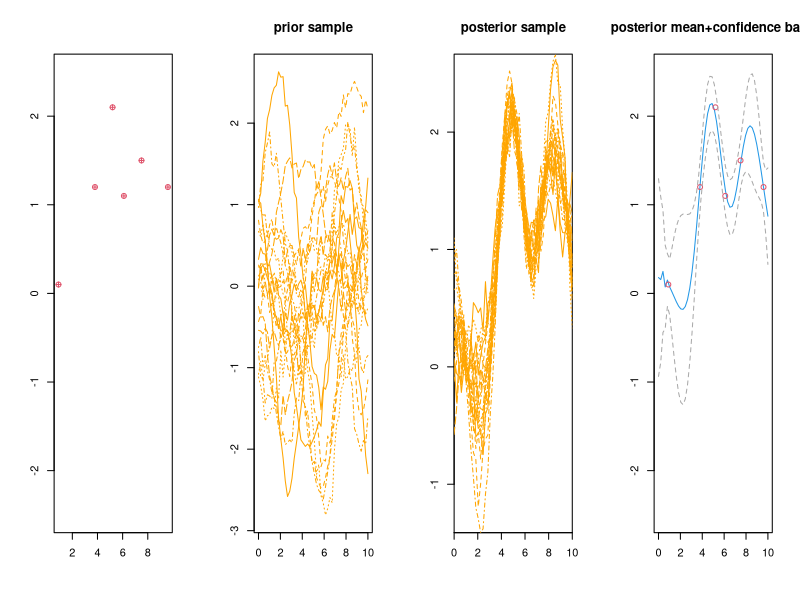
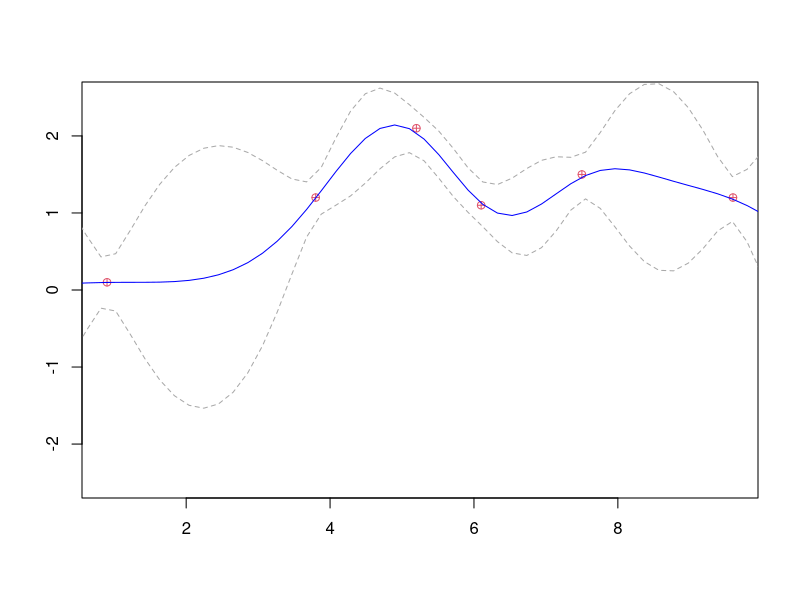
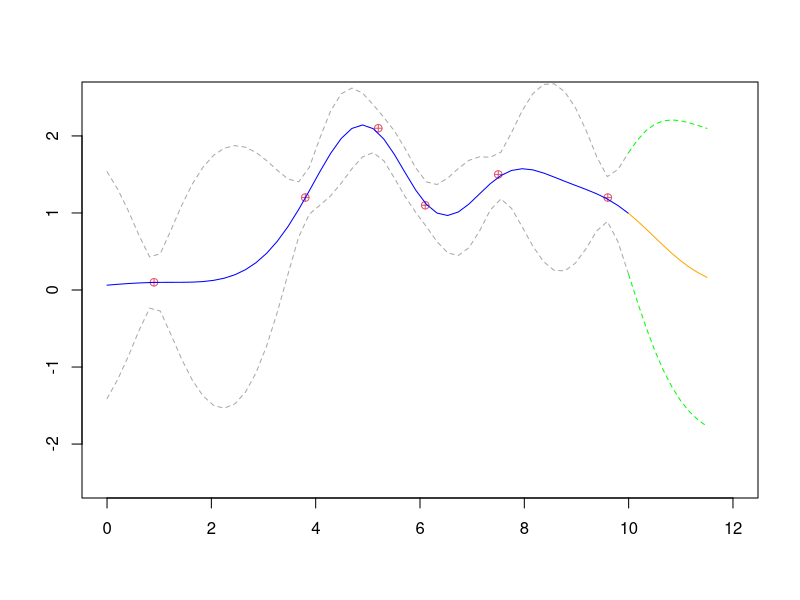
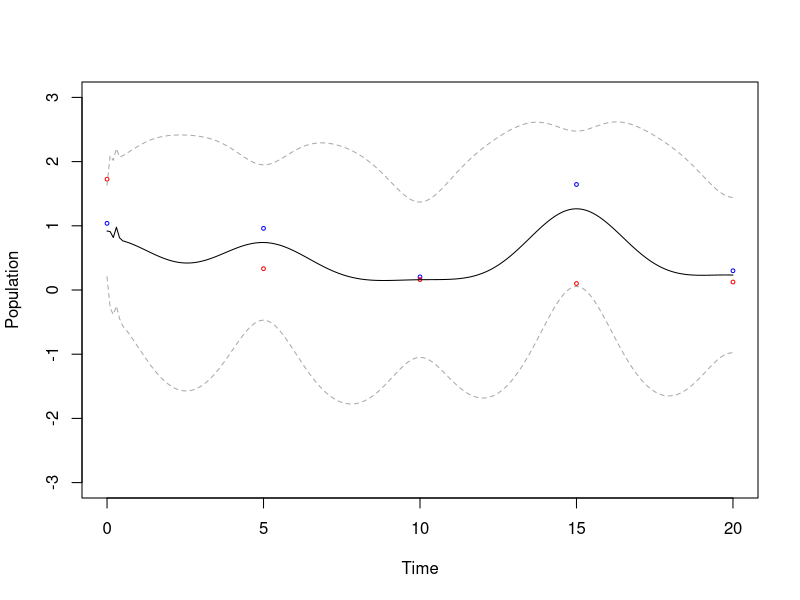
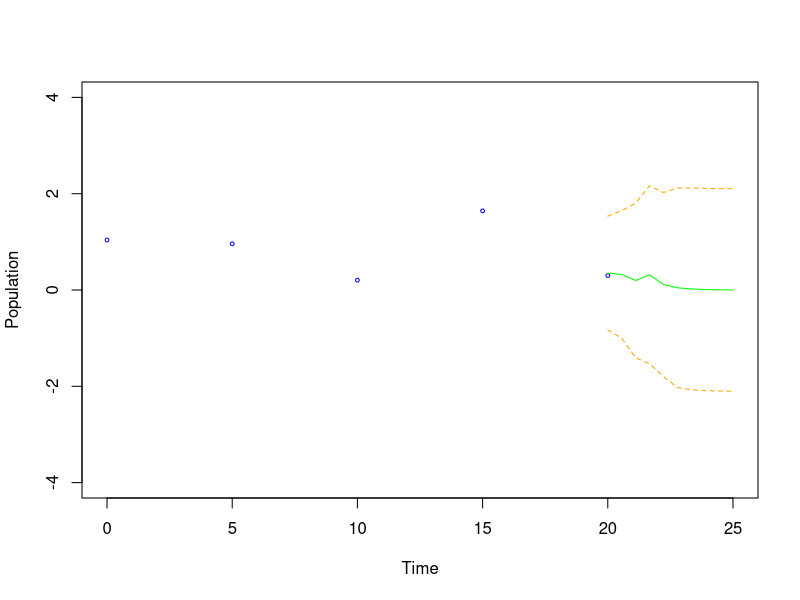

Recreate these plots in R, in order.
#### Snippet from notes ####
library(mvtnorm) #R package for simulating multivariate Gaussians
calcSigma <- function(X1,X2,theta) { # Function takes in a discretised grid
  #input X1 x X2 and computes covariance matrix using covariance function k
  v1=theta[1]
  v2=theta[2]
  alpha=theta[3]
  r=theta[4]
  Sigma <- matrix(rep(0, length(X1)*length(X2)), nrow=length(X1)) #fill with zeroes, give rows equal to number of elements of x1
  for (i in 1:nrow(Sigma)) {
    for (j in 1:ncol(Sigma)) {
      Sigma[i,j] <- v1*exp(-(abs(X1[i]-X2[j])/r)^alpha)+v2*(i==j) #use formula given, remember boolean are 1 or 0 in R
    }
  }
  return(Sigma) 
}
plotGP=function(theta=c(1,.01,2,2))
{
  f=data.frame(x=c(0.9,3.8,5.2,6.1,7.5,9.6), y=c(0.1,1.2,2.1,1.1,1.5,1.2)) #this is the data given
  par(mfrow=c(1,4)) #this command creates a subplot grid
  plot(f$x,f$y,col=2,pch=10,ylim=c(-2.5,2.5),xlab="",ylab="") #plot data points on their own
  x.star=seq(0,10,length=50) #this is the vector of points that we're interested in
  Sig=calcSigma(x.star,x.star,theta)
  prior.sample=matrix(0,nrow=length(x.star),ncol=20)
  for(i in 1:ncol(prior.sample))
  {
    prior.sample[,i]=rmvnorm(1,mean=rep(0,length(x.star)), sigma=Sig) #this is prior distribution based off this covariance function
  }
  matplot(x.star,prior.sample,type="l",xlab="",ylab="",
          main="prior sample",col="orange") #plot 2/4
  x=f$x 
  k.xx <- calcSigma(x,x,theta) #get covariance matrix ingredients to form posterior
  k.xxs <- calcSigma(x,x.star,theta)
  k.xsx <- calcSigma(x.star,x,theta)
  k.xsxs <- calcSigma(x.star,x.star,theta)
  n.samples=20 #number of samples 
  # The standard deviation of the noise
  sigma.n=theta[2]
  # calculate the mean and covariance functions
  f.star.bar <- k.xsx%*%solve(k.xx + sigma.n^2*diag(1, ncol(k.xx)))%*%f$y
  cov.f.star <- k.xsxs - k.xsx%*%solve(k.xx +
                                         sigma.n^2*diag(1, ncol(k.xx)))%*%k.xxs #calculate updated mean/covariance
  # calculate the sample functions
  values <- matrix(rep(0,length(x.star)*n.samples), ncol=n.samples) 
  for (i in 1:n.samples) {
    values[,i] <- rmvnorm(1, f.star.bar, cov.f.star) #generate simulations from posterior
  }

  matplot(x.star,values,type="l",xlab="",ylab="",
          main="posterior sample",xaxs="i",yaxs="i",col="orange") #plot 3/4
  plot(x.star,f.star.bar,type="l",xlab="",ylab="",
       main="posterior mean+confidence band",col=4,ylim=c(-2.5,2.5))
  y.up=f.star.bar+1.96*diag(cov.f.star)^0.5
  y.low=f.star.bar-1.96*diag(cov.f.star)^0.5 #get confidence bands and plot them (4/4)
  points(f$x,f$y,col=2)
  lines(x.star,y.low,col="dark grey",lty=2)
  lines(x.star,y.up,col="dark grey",lty=2)
}
plotGP()
#### Ex.1 ####
xstar<-seq(0,10,length=50) #50 points in [0,10] equally spread apart
calcCov<-function(x1,x2){ #this function gives us covariance matrices
  CovarianceMatrix<-matrix(rep(0,length(x1)*length(x2)),nrow=length(x1))
  for (i in 1:nrow(CovarianceMatrix)){
    for (j in 1:ncol(CovarianceMatrix)){
      CovarianceMatrix[i,j]<-exp(-0.5*(x1[i]-x2[j])^2)
    }
  }
  return(CovarianceMatrix)
}
D=data.frame(x=c(0.9,3.8,5.2,6.1,7.5,9.6),y=c(0.1,1.2,2.1,1.1,1.5,1.2)) #data given
x<-D$x
y<-D$y
k.xstarx<-calcCov(xstar,x)
k.xx<-calcCov(x,x)
noiseSigma<-0.15
mstar<-k.xstarx %*% solve(k.xx+noiseSigma^2*diag(1,ncol(k.xx))) %*% y #get posterior mean
par(mfrow=c(1,1))
plot(D$x,D$y,col=2,pch=10,ylim=c(-2.5,2.5),xlab="",ylab="") #plot data points and mean curve
lines(xstar,mstar,col="blue")
k.xxstar<-calcCov(x,xstar)
k.xstarxstar<-calcCov(xstar,xstar)
covstar<-k.xstarxstar-k.xstarx  %*% solve(k.xx+noiseSigma^2*diag(1,ncol(k.xx))) %*% k.xxstar #get posterior covariance
fupper<-mstar+1.96*diag(covstar)^(0.5)
flower<-mstar-1.96*diag(covstar)^(0.5)
lines(xstar,fupper,col="dark grey",lty=2)
lines(xstar,flower,col="dark grey",lty=2) #add the upper and lower bounds
xnew<-seq(10,11.5,length=10) #create vector for new inputs
k.xnewx<-calcCov(xnew,x)
k.xnewxnew<-calcCov(xnew,xnew)
k.xxnew<-calcCov(x,xnew)
mstarnew<-k.xnewx %*% solve(k.xx+noiseSigma^2*diag(1,ncol(k.xx))) %*% y #get new posterior mean
covstarnew<-k.xnewxnew-k.xnewx  %*% solve(k.xx+noiseSigma^2*diag(1,ncol(k.xx))) %*% k.xxnew #new posterior covariance
fuppernew<-mstarnew+1.96*diag(covstarnew)^(0.5) #upper bound
flowernew<-mstarnew-1.96*diag(covstarnew)^(0.5) #lower bound
plot(D$x,D$y,col=2,pch=10,ylim=c(-2.5,2.5),xlim=c(0,12),xlab="",ylab="") #plot, include extrapolatory region
lines(xstar,mstar,col="blue")
lines(xnew,mstarnew,col="orange")
lines(xstar,fupper,col="dark grey",lty=2)
lines(xstar,flower,col="dark grey",lty=2)
lines(xnew,flowernew,col="green",lty=2)
lines(xnew,fuppernew,col="green",lty=2)
calcCov2<-function(x1,x2,theta){ #this function gives us covariance matrices where we have general hyperparameters
  CovarianceMatrix<-matrix(rep(0,length(x1)*length(x2)),nrow=length(x1))
  r=theta[1]
  alpha=theta[2]
  for (i in 1:nrow(CovarianceMatrix)){
    for (j in 1:ncol(CovarianceMatrix)){
      CovarianceMatrix[i,j]<-exp((-(x1[i]-x2[j])/r)^alpha)
    }
  }
  return(CovarianceMatrix)
}
#### Ex.2 ####
library(deSolve)
params<-c(alpha=2/3,beta=4/3,delta=1,gamma=1) #define parameters of LV model
initial<-c(X=0.9,Y=1.5) #initial conditions
LV<-function(t,initial,params){ #function to give back list of dx/dy
  with(as.list(c(initial, params)),{
  dX<-params[1]*X-params[2]*X*Y
  dY<-params[3]*X*Y-params[4]*Y
  list(c(dX,dY))
  })
}
times<-seq(0,20,by=5)
PredPreyData<-as.data.frame(ode(y=initial,times=times,func=LV,parms=params)) #make dataframe with solutions
colnames(PredPreyData)=c("t","X","Y")
PredPreyData$noisyX<-PredPreyData$X+rnorm(length(times),0,0.15) #add noise to predator
PredPreyData$noisyY<-PredPreyData$Y+rnorm(length(times),0,0.2) #add noise to prey
plot(PredPreyData$noisyX~PredPreyData$t,data=PredPreyData,col="blue",cex=0.5,ylim=c(-3,3),xlab="Time",ylab="Population") #plot predators
points(PredPreyData$noisyY~PredPreyData$t,data=PredPreyData,col="red",cex=0.5) #plot prey
#Need to predict the parameter values theta
MarginalLklh<-function(par,y){ #form marginal log likelihood
  times<-seq(0,20,by=5)
  K<-matrix(rep(0,length(times)*length(times)),nrow=length(times))
  for (i in 1:nrow(K)){
    for (j in 1:nrow(K)){
      K[i,j]=exp(-((times[i]-times[j])/par[1])^par[2])+0.15*(i==j)
    }
  }
  marg<-0.5*y %*% solve(K) %*% y+0.5*log(det(K))+0.5*length(y)*log(2*pi)
  return(marg)
}
thetaMax<-optim(par=c(2,2),MarginalLklh,y=PredPreyData$noisyX)

calcCovariance <- function(X1,X2,theta) { # Function takes in a discretised grid
  #input X1 x X2 and computes covariance matrix using covariance function k
  r=theta[1]
  alpha=theta[2]
  noiseVar=theta[3]
  Sigma <- matrix(rep(0, length(X1)*length(X2)), nrow=length(X1)) #fill with zeroes, give rows equal to number of elements of x1
  for (i in 1:nrow(Sigma)) {
    for (j in 1:ncol(Sigma)) {
      Sigma[i,j] <- exp(-((X1[i]-X2[j])/r)^alpha)+noiseVar*(i==j) #use formula given, remember boolean are 1 or 0 in R
    }
  }
  return(Sigma) 
}
tstar<-seq(0,20,by=0.1)
theta<-c(thetaMax$par[1],thetaMax$par[2],0.15)
k.tstar_t<-calcCovariance(tstar,times,theta)
k.tt<-calcCovariance(times,times,theta)
k.tstar_tstar<-calcCovariance(tstar,tstar,theta)
k.t_tstar<-calcCovariance(times,tstar,theta)
m_starPredator<-k.tstar_t%*%solve(k.tt+0.15*diag(1,ncol(k.tt)))%*%PredPreyData$noisyX
cov_starPredator<-k.tstar_tstar-k.tstar_t %*% solve(k.tt+0.15*diag(1,ncol(k.tt))) %*% k.t_tstar
upperCIPredator<-m_starPredator+1.96*diag(cov_starPredator)^(0.5)
lowerCIPredator<-m_starPredator-1.96*diag(cov_starPredator)^(0.5)
lines(tstar,m_starPredator,col="black")
lines(tstar,lowerCIPredator,col="dark grey",lty=2)
lines(tstar,upperCIPredator,col="dark grey",lty=2)
tnew<-seq(20,25,length.out=10)
k.tnew_t<-calcCovariance(tnew,times,theta)
k.tnew_tnew<-calcCovariance(tnew,tnew,theta)
k.t_tnew<-calcCovariance(times,tnew,theta)
k.tt<-calcCovariance(times,times,theta)
m_starNewPredator<-k.tnew_t%*%solve(k.tt+0.15*diag(1,ncol(k.tt)))%*%PredPreyData$noisyX
cov_starNewPredator<-k.tnew_tnew-k.tnew_t %*% solve(k.tt+0.15*diag(1,ncol(k.tt))) %*% k.t_tnew
upperCIPredatorNew<-m_starNewPredator+1.96*diag(cov_starNewPredator)^(0.5)
lowerCIPredatorNew<-m_starNewPredator-1.96*diag(cov_starNewPredator)^(0.5)
plot(PredPreyData$noisyX~PredPreyData$t,data=PredPreyData,col="blue",cex=0.5,ylim=c(-4,4),xlim=c(0,25),xlab="Time",ylab="Population") #plot predators
lines(tnew,m_starNewPredator,col="green")
lines(tnew,lowerCIPredatorNew,col="orange",lty=2)
lines(tnew,upperCIPredatorNew,col="orange",lty=2)
